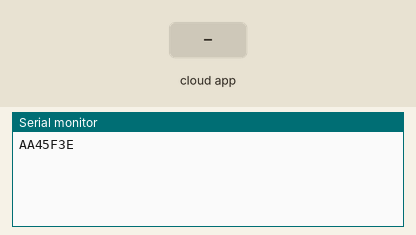
A sketch run on a simulated Arduino Uno, built with avr-gcc and run on an emulated ATmega328P. Shown: the last lines printed to the serial monitor. The test bench sets the inputs (shaded band). The ROS host is connected and sends only what is stated.

Above: at 1.2 s.
1.3 s: the phone or cloud app sets joint_1 to -100
At 1.6 s:
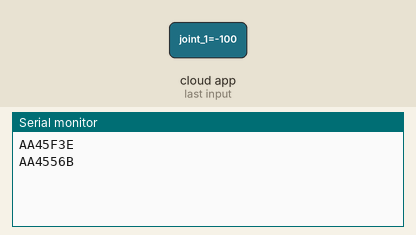
2.8 s: the phone or cloud app sets joint_1 to 100
At 4.2 s:
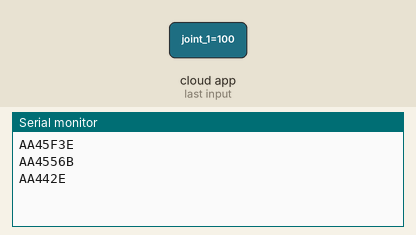

Measured:
- after the input at 1.3 s, the serial monitor: prints a new line at once (image 1)
- after the input at 2.8 s, the serial monitor: prints a new line at once (image 2)

The sketch:

testing_one_serial.ino
```cpp
#include <Wire.h>
#include <ros.h>
#include <std_msgs/Float64.h>
#include <ros/time.h>
#include <SoftwareSerial.h>

ros::NodeHandle nh;
//#define potPin A0
#define j2_min 450
#define j2_max 3445
#include <SoftwareSerial.h>

SoftwareSerial mySerial(7, 8);  //rx tx

byte header = 0xAA;
byte deviceAddress = 0x04;
byte dataH = 0x00;    //0x40 + last 5 bits
byte dataL = 0x00;    //first 7 bits

//Range conversion
int inputRaw = 0;
int inputScaled = 0;
int inputRange[2] = {0, 1023};
int outputRange[2] = {0, 4095};

int in2 = 2015;
//Serial Buffer
const int buffLen = 4;
byte buff[buffLen] = {header, deviceAddress, dataH, dataL};

std_msgs::Float64 j2;
void input2( const std_msgs::Float64 & cmd_msg2){
   j2.data = cmd_msg2.data;
   float deg2 = j2.data * 180 / M_PI;
   deg2 = deg2 * -14.5 + in2;
   deg2 = constrain(deg2, j2_min, j2_max);
   Move(deg2, deviceAddress);
}

ros::Subscriber<std_msgs::Float64> sub2("joint_1", &input2);

void Move(int x, byte address) {
  word target = x; //only pass this ints, i tried doing math in this and the remainder error screwed something up
  byte deviceAddress = address;
  mySerial.write(0xAA); //tells the controller we're starting to send it commands
  mySerial.write(deviceAddress);   //This is the pololu device # you're connected too that is found in the config utility(converted to hex). I'm using #11 in this example
  mySerial.write(0x40 + (target & 0x1F)); //first half of the target, see the pololu jrk manual for more specifics
  mySerial.write((target >> 5) & 0x7F);   //second half of the target, " " "

  Serial.print(0xAA,HEX); //tells the controller we're starting to send it commands
  Serial.print(deviceAddress,HEX);   //This is the pololu device # you're connected too that is found in the config utility(converted to hex). I'm using #11 in this example
  Serial.print(0x40 + (target & 0x1F),HEX); //first half of the target, see the pololu jrk manual for more specifics
  Serial.print((target >> 5) & 0x7F,HEX);   //second half of the target, " " "
  Serial.println();
}

void setup()
{
  Serial.begin(57600);
  mySerial.begin(57600);
  //pinMode(potPin, INPUT);
  Move(in2, deviceAddress);
  nh.initNode();
  nh.subscribe(sub2);
}

void loop()
{
  //inputRaw = analogRead(A0);
  //inputScaled = map(inputRaw, inputRange[0], inputRange[1], outputRange[0], outputRange[1]);
  //Move(inputScaled);
  nh.spinOnce();
  delay(10);
}
```
